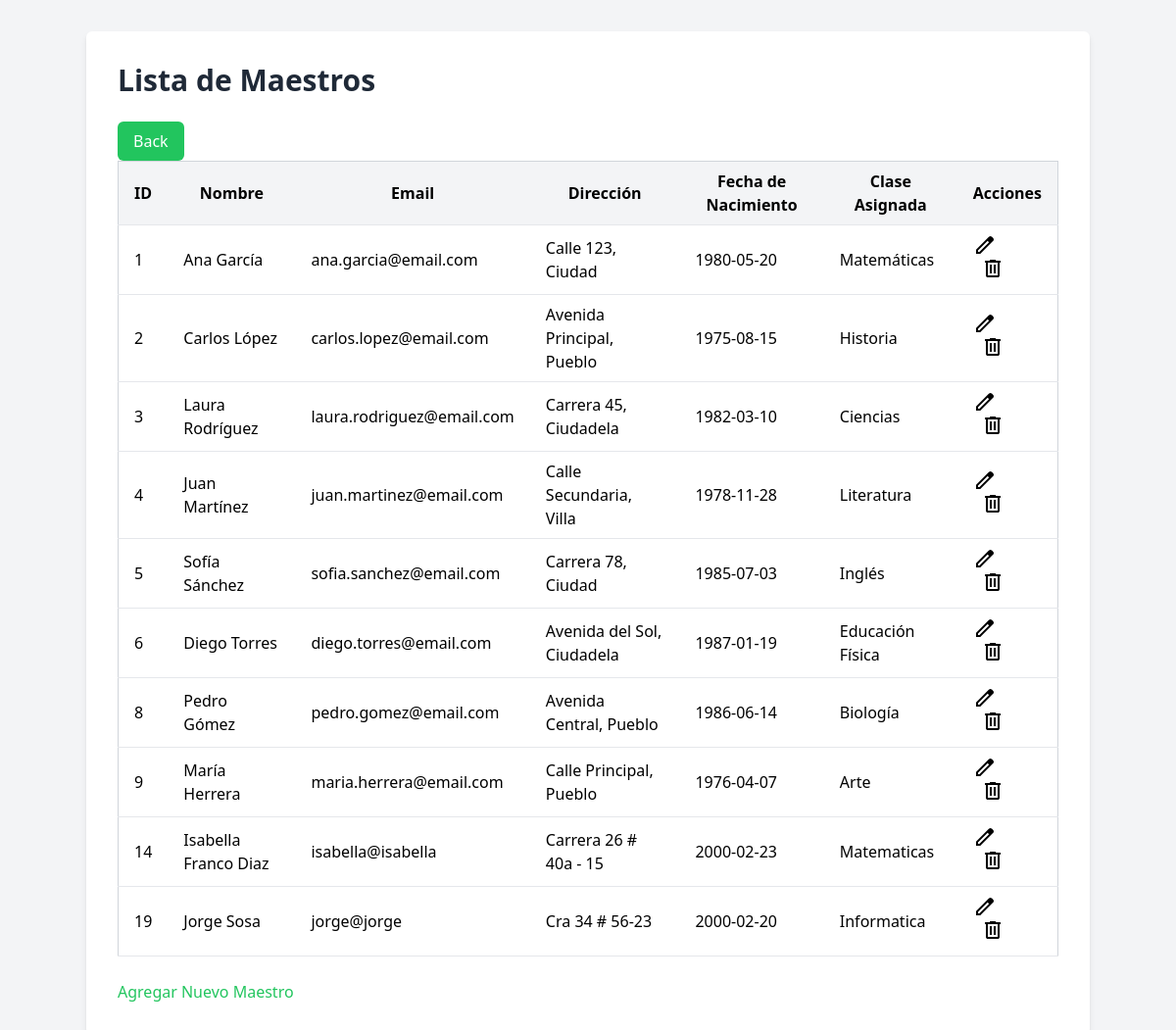
Page /maestros (signed in) on the committed database.
### tables this page shows
CREATE TABLE `maestros` (
  `id` int(11) NOT NULL,
  `Nombre` varchar(255) DEFAULT NULL,
  `Email` varchar(255) DEFAULT NULL,
  `Direccion` varchar(255) DEFAULT NULL,
  `FechaNacimiento` date DEFAULT NULL,
  `ClaseAsignada` varchar(255) DEFAULT NULL
);

### controllers/MaestrosController.php (called while the page is built, shortened)
<?php
class MaestroController
{
    protected $model;
    public function __construct()
    {
        $this->model = new MaestroModel();
    }
    public function index()
    {
        $maestros = $this->model->all();
        include $_SERVER["DOCUMENT_ROOT"] . "/views/admin/maestros/index.php";
    }
}

### config/database.php (called while the page is built)
<?php
return [
    "host" => "localhost",
    "dbname" => "university_db",
    "username" => "root",
    "password" => "",
];

### models/Model.php (called while the page is built, shortened)
<?php
class Model
{
    private $db;
    protected $table;
    public function __construct()
    {
        $config = include($_SERVER["DOCUMENT_ROOT"] . "/config/database.php");
        try {
            $this->db = new mysqli(
                $config["host"],
                $config["username"],
                $config["password"],
                $config["dbname"]
            );
        } catch (mysqli_sql_exception $e) {
            echo "Error: " . $e->getMessage();
        }
    }
    public function all()
    {
        $res = $this->db->query("SELECT * FROM {$this->table}");
        $data = $res->fetch_all(MYSQLI_ASSOC);
        return $data;
    }
}
?>

### views/admin/maestros/index.php (the view, shortened to what this page needs)
<!DOCTYPE html>
<html lang="es">
<head>
    <link href="/dist/output.css" rel="stylesheet">
</head>
<body class="bg-gray-100">
    <div class="container mx-auto my-8 p-8 bg-white shadow-md rounded-md">
        <h1 class="text-3xl font-bold mb-6 text-gray-800">Lista de Maestros</h1>
        <a href="/home"
            class="inline-block bg-green-500 hover:bg-green-600 text-white py-2 px-4 rounded-md transition-colors duration-300">Back</a>
        <table class="w-full border-collapse border border-gray-300">
            <thead>
                <tr class="bg-gray-100">
                    <th class="py-2 px-4 border-b">ID</th>
                    <th class="py-2 px-4 border-b">Nombre</th>
                    <th class="py-2 px-4 border-b">Email</th>
                    <th class="py-2 px-4 border-b">Dirección</th>
                    <th class="py-2 px-4 border-b">Fecha de Nacimiento</th>
                    <th class="py-2 px-4 border-b">Clase Asignada</th>
                    <th class="py-2 px-4 border-b">Acciones</th>
                </tr>
            </thead>
            <tbody>
                <?php foreach ($maestros as $maestro): ?>
                <tr>
                    <td class="py-2 px-4 border-b"><?php echo $maestro['id']; ?></td>
                    <td class="py-2 px-4 border-b"><?php echo $maestro['Nombre']; ?></td>
                    <td class="py-2 px-4 border-b"><?php echo $maestro['Email']; ?></td>
                    <td class="py-2 px-4 border-b"><?php echo $maestro['Direccion']; ?></td>
                    <td class="py-2 px-4 border-b"><?php echo $maestro['FechaNacimiento']; ?></td>
                    <td class="py-2 px-4 border-b"><?php echo $maestro['ClaseAsignada']; ?></td>
                    <td class="py-2 px-4 border-b">
                        <a href="/maestros/edit?id=<?php echo $maestro['id']; ?>"
                            class="text-blue-500 hover:underline mr-2"><img src="/assets/lapiz.svg" alt="Editar"
                                class="icono-lapiz text-yellow-500"></a>
                        <form action="/maestros/delete" method="POST" class="inline-block">
                            <button type="submit" class="text-red-500 hover:underline"><img src="/assets/delete.svg"
                                    alt="Eliminar" class="icono-lapiz text-red-500"></button>
                        </form>
                    </td>
                </tr>
                <?php endforeach; ?>
            </tbody>
        </table>
        <div class="mt-6">
            <a href="/maestros/create" class="text-green-500 hover:underline">Agregar Nuevo Maestro</a>
        </div>
    </div>
</body>
</html>

### index.php (shortened to what this page needs)
<?php
require_once __DIR__ . "/controllers/MaestrosController.php";
$maestroController = new MaestroController();
$route = explode("?", $_SERVER["REQUEST_URI"]);
$method = $_SERVER["REQUEST_METHOD"];
if ($method === "GET") {
    switch ($route[0]) {
        case '/maestros':
            $maestroController->index();
            break;
    }
}
?>

### rows in the picture
maestros: id "1", Nombre "Ana García", Email "ana.garcia@email.com", Direccion "Calle 123, Ciudad", FechaNacimiento "1980-05-20", ClaseAsignada "Matemáticas"
maestros: id "2", Nombre "Carlos López", Email "carlos.lopez@email.com", Direccion "Avenida Principal, Pueblo", FechaNacimiento "1975-08-15", ClaseAsignada "Historia"
maestros: id "3", Nombre "Laura Rodríguez", Email "laura.rodriguez@email.com", Direccion "Carrera 45, Ciudadela", FechaNacimiento "1982-03-10", ClaseAsignada "Ciencias"
maestros: id "4", Nombre "Juan Martínez", Email "juan.martinez@email.com", Direccion "Calle Secundaria, Villa", FechaNacimiento "1978-11-28", ClaseAsignada "Literatura"
maestros: id "5", Nombre "Sofía Sánchez", Email "sofia.sanchez@email.com", Direccion "Carrera 78, Ciudad", FechaNacimiento "1985-07-03", ClaseAsignada "Inglés"
maestros: id "6", Nombre "Diego Torres", Email "diego.torres@email.com", Direccion "Avenida del Sol, Ciudadela", FechaNacimiento "1987-01-19", ClaseAsignada "Educación Física"
maestros: id "8", Nombre "Pedro Gómez", Email "pedro.gomez@email.com", Direccion "Avenida Central, Pueblo", FechaNacimiento "1986-06-14", ClaseAsignada "Biología"
maestros: id "9", Nombre "María Herrera", Email "maria.herrera@email.com", Direccion "Calle Principal, Pueblo", FechaNacimiento "1976-04-07", ClaseAsignada "Arte"
maestros: id "14", Nombre "Isabella Franco Diaz", Email "isabella@isabella", Direccion "Carrera 26 # 40a - 15", FechaNacimiento "2000-02-23", ClaseAsignada "Matematicas"
maestros: id "19", Nombre "Jorge Sosa", Email "jorge@jorge", Direccion "Cra 34 # 56-23", FechaNacimiento "2000-02-20", ClaseAsignada "Informatica"
